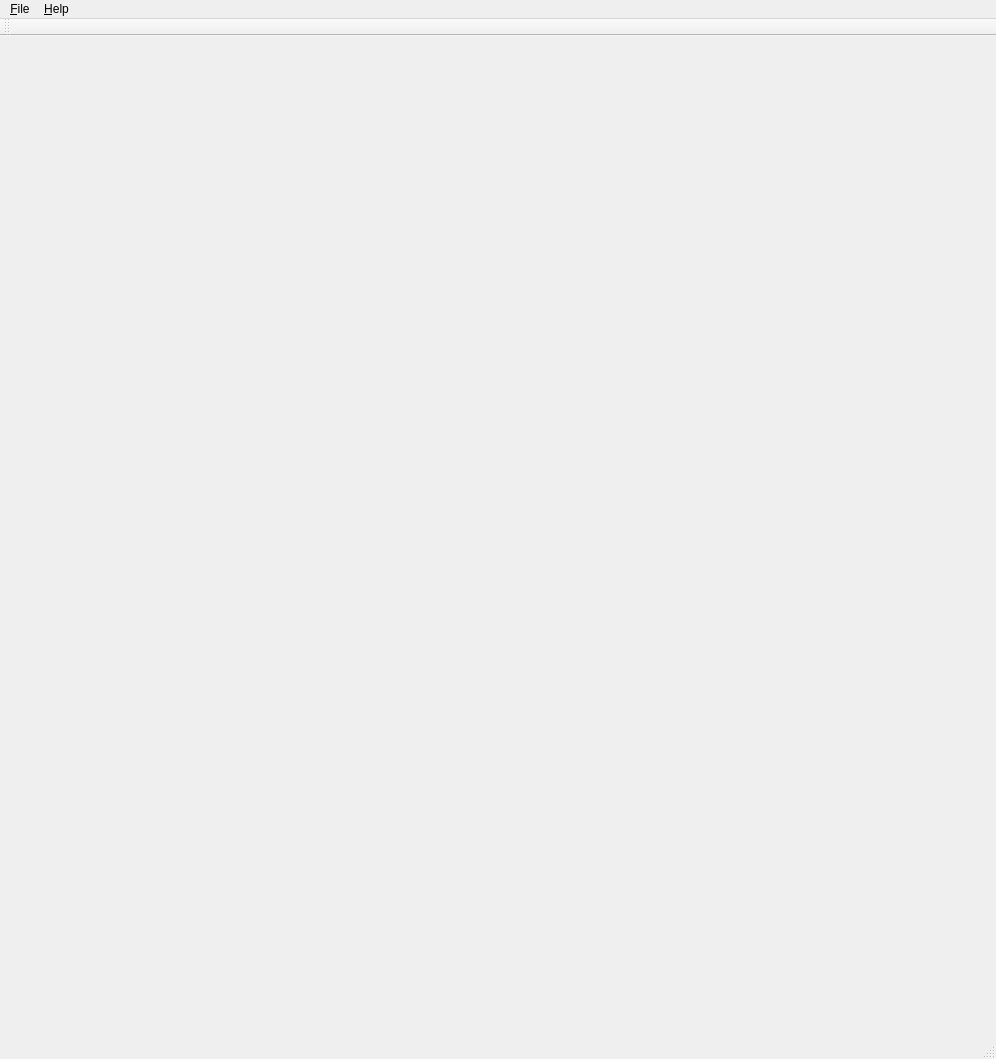
<?xml version="1.0" encoding="UTF-8"?>
<ui version="4.0">
 <class>MainWindow</class>
 <widget class="QMainWindow" name="MainWindow">
  <property name="geometry">
   <rect>
    <x>0</x>
    <y>0</y>
    <width>996</width>
    <height>1059</height>
   </rect>
  </property>
  <property name="windowTitle">
   <string>FastCCD CIN Timing Editor</string>
  </property>
  <widget class="QWidget" name="centralWidget"/>
  <widget class="QMenuBar" name="menuBar">
   <property name="geometry">
    <rect>
     <x>0</x>
     <y>0</y>
     <width>996</width>
     <height>19</height>
    </rect>
   </property>
   <widget class="QMenu" name="menu_File">
    <property name="title">
     <string>&amp;File</string>
    </property>
    <addaction name="actionOpen_Timing_File"/>
    <addaction name="actionSave_Timing_File"/>
    <addaction name="separator"/>
    <addaction name="actionE_xit"/>
   </widget>
   <widget class="QMenu" name="menu_Help">
    <property name="title">
     <string>&amp;Help</string>
    </property>
    <addaction name="actionAbout"/>
   </widget>
   <addaction name="menu_File"/>
   <addaction name="menu_Help"/>
  </widget>
  <widget class="QToolBar" name="mainToolBar">
   <attribute name="toolBarArea">
    <enum>TopToolBarArea</enum>
   </attribute>
   <attribute name="toolBarBreak">
    <bool>false</bool>
   </attribute>
  </widget>
  <widget class="QStatusBar" name="statusBar"/>
  <action name="actionOpen_Timing_File">
   <property name="text">
    <string>Open Timing File</string>
   </property>
  </action>
  <action name="actionSave_Timing_File">
   <property name="text">
    <string>Save Timing File</string>
   </property>
  </action>
  <action name="actionE_xit">
   <property name="text">
    <string>E&amp;xit</string>
   </property>
  </action>
  <action name="actionAbout">
   <property name="text">
    <string>&amp;About</string>
   </property>
  </action>
 </widget>
 <layoutdefault spacing="6" margin="11"/>
 <resources/>
 <connections>
  <connection>
   <sender>actionE_xit</sender>
   <signal>triggered()</signal>
   <receiver>MainWindow</receiver>
   <slot>close()</slot>
   <hints>
    <hint type="sourcelabel">
     <x>-1</x>
     <y>-1</y>
    </hint>
    <hint type="destinationlabel">
     <x>497</x>
     <y>529</y>
    </hint>
   </hints>
  </connection>
 </connections>
</ui>
